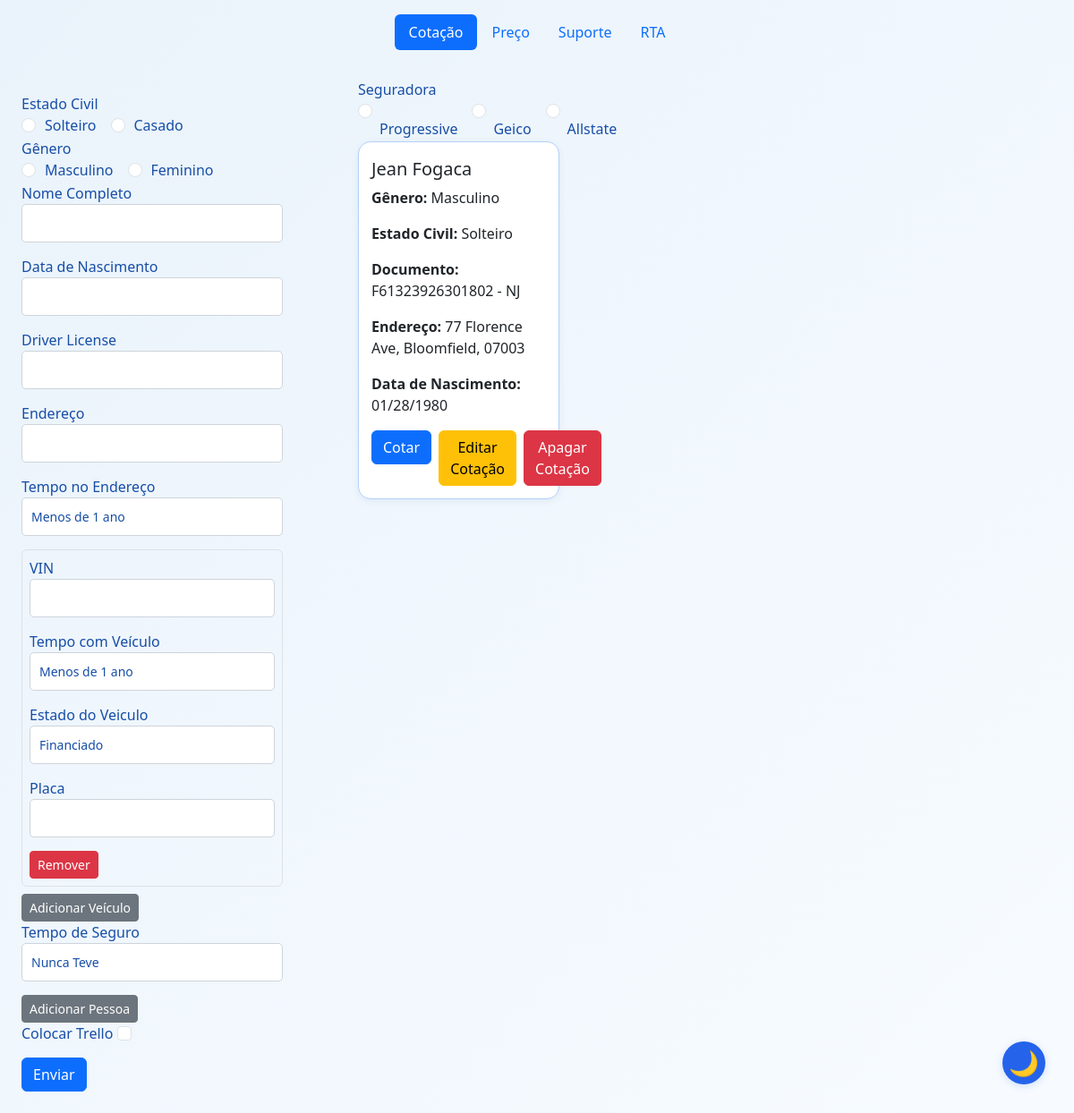
Before: / with the older database file.
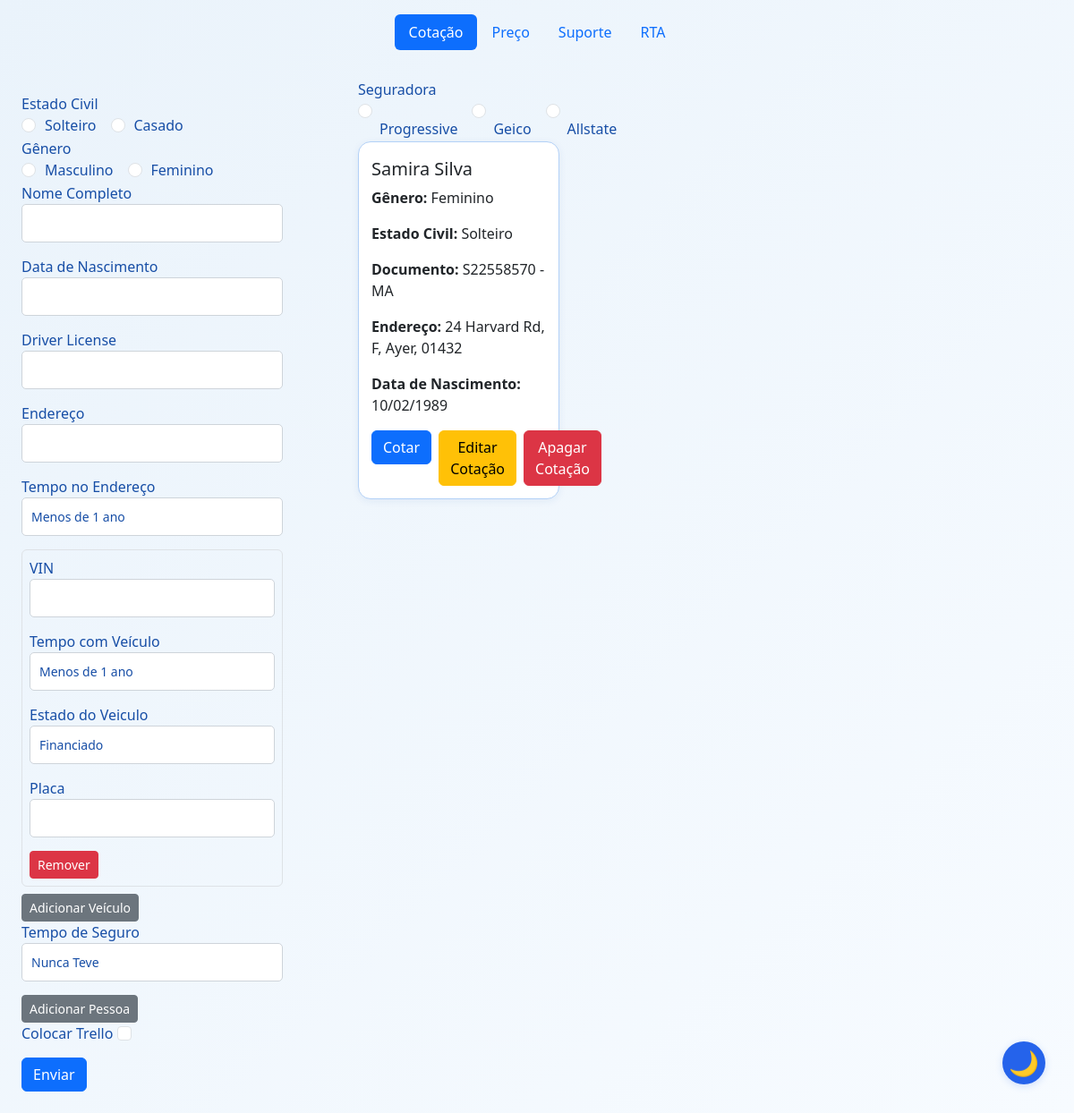
After: the same page with the newer database file.
### app/models/cotacao_db.py (models this page shows)
class Cotacao(db.Model):
    __tablename__ = 'cotacao'
    id = db.Column(db.Integer, primary_key=True)
    genero = db.Column(db.String(50), nullable=False)
    nome = db.Column(db.String(100), nullable=False)
    documento = db.Column(db.String(50), nullable=False)
    endereco = db.Column(db.String(200), nullable=False)
    tempo_de_seguro = db.Column(db.String(50), nullable=False)
    data_nascimento = db.Column(db.String(50), nullable=False)
    tempo_no_endereco = db.Column(db.String(50), nullable=False)
    trello_card_id = db.Column(db.String(100))
    estado_civil = db.Column(db.String(20), nullable=False, default='Solteiro')
    nome_conjuge = db.Column(db.String(100))
    data_nascimento_conjuge = db.Column(db.String(50))
    documento_conjuge = db.Column(db.String(50))
    vehicles_json = db.Column(db.Text, nullable=False)
    pessoas_json = db.Column(db.Text, nullable=False, default='[]')

### app/routes/cotacao_routes.py (the view, shortened to what this page needs)
@cotacao_bp.route('/', methods=['GET', 'POST'])
def cotacao():
    cotacao_form = CotacaoForm()
    seguradora_form = SeguradoraForm()
    if cotacao_form.is_submitted():
        veiculos_count = 0
        while f"veiculos-{veiculos_count}-vin" in (cotacao_form.data or {}):
            veiculos_count += 1
        while len(cotacao_form.veiculos.entries) < veiculos_count:
            cotacao_form.veiculos.append_entry()
    if cotacao_form.errors:
        print("Erro na validação do formulário:", cotacao_form.errors)
    cotacoes = Cotacao.query.all()
    return render_template('cotacao.html', form=cotacao_form, cotacoes=cotacoes, form_seguradora=seguradora_form)

### app/forms/veiculo_form.py
class VeiculoForm(FlaskForm):
    class Meta:
        csrf = False
    vin = StringField('VIN', validators=[DataRequired()])
    tempo_com_veiculo = SelectField('Tempo com Veículo', choices=[('Menos de 1 ano', 'Menos de 1 ano'), ('1-3 Anos', 'Entre 1 e 3 anos'), ('Mais de 5 Anos', '5 Anos ou mais')], validators=[DataRequired()])
    financiado = SelectField('Estado do Veiculo', choices=[('Financiado', 'Financiado'), ('Quitado', 'Quitado')], validators=[DataRequired()])
    placa = StringField('Placa')

### app/templates/cotacao.html (shortened to what this page needs)
{% extends "base.html" %}
{% block content %}
<div class="content-container">
    <div class="form-section">
        <form class="small-form" method="post">
            <div class="form-group">
                <label for="estado_civil">{{ form.estado_civil.label }}</label>
                <div class="d-flex">
                    {% for subfield in form.estado_civil %}
                    <div class="form-check form-check-inline">
                        {{ subfield(class="form-check-input") }}
                        <label class="form-check-label" for="{{ subfield.id }}">{{ subfield.label.text }}</label>
                    </div>
                    {% endfor %}
                </div>
            </div>
            <div class="form-group">
                <label for="genero">{{ form.genero.label }}</label>
                <div class="d-flex">
                    {% for subfield in form.genero %}
                    <div class="form-check form-check-inline">
                        {{ subfield(class="form-check-input") }}
                        <label class="form-check-label" for="{{ subfield.id }}">{{ subfield.label.text }}</label>
                    </div>
                    {% endfor %}
                </div>
            </div>
            <div class="form-group">
                <label for="nome">{{ form.nome.label }}</label>
                {{ form.nome(class="form-control") }}
            </div>
            <div class="form-group">
                <label for="data_nascimento">{{ form.data_nascimento.label }}</label>
                {{ form.data_nascimento(class="form-control") }}
            </div>
            <div class="form-group">
                <label for="documento">{{ form.documento.label }}</label>
                {{ form.documento(class="form-control") }}
            </div>
            <div class="form-group">
                <label for="endereco">{{ form.endereco.label }}</label>
                {{ form.endereco(class="form-control") }}
            </div>
            <div class="form-group">
                <label for="tempo_no_endereco">{{ form.tempo_no_endereco.label }}</label>
                {{ form.tempo_no_endereco(class="form-control") }}
            </div>
            <div id="veiculos-list">
                {% for veiculo_form in form.veiculos %}
                <div class="veiculo-item border rounded p-2 mb-2">
                    <div class="form-group">
                        <label>{{ veiculo_form.vin.label }}</label>
                        {{ veiculo_form.vin(class="form-control") }}
                    </div>
                    <div class="form-group">
                        <label>{{ veiculo_form.tempo_com_veiculo.label }}</label>
                        {{ veiculo_form.tempo_com_veiculo(class="form-control") }}
                    </div>
                    <div class="form-group">
                        <label>{{ veiculo_form.financiado.label }}</label>
                        {{ veiculo_form.financiado(class="form-control") }}
                    </div>
                    <div class="form-group">
                        <label>{{ veiculo_form.placa.label }}</label>
                        {{ veiculo_form.placa(class="form-control") }}
                    </div>
                    <button type="button" class="btn btn-danger btn-sm remove-veiculo">Remover</button>
                </div>
                {% endfor %}
            </div>
            <button type="button" class="btn btn-secondary btn-sm" id="add-veiculo">Adicionar Veículo</button>
            <div class="form-group">
                <label for="tempo_de_seguro">{{ form.tempo_de_seguro.label }}</label>
                {{ form.tempo_de_seguro(class="form-control") }}
            </div>
            <button type="button" class="btn btn-secondary btn-sm" id="add-pessoa">Adicionar Pessoa</button>
            <div class="form-group">
                <label for="colocar_trello">{{ form.colocar_trello.label }}</label>
                {{ form.colocar_trello(class="form-check-input small-button", id="colocar-trello") }}
            </div>
            <div class="button-group">
                {{ form.submit(class="btn btn-primary") }}
            </div>
        </form>
    </div>
    <div class="content-section">
        <div class="row py-3">
            {% for cotacao in cotacoes %}
            <div class="col-md-3 mb-4">
                <div class="card-container px-3">
                    <div class="seguradora-radios">
                        <div class="form-group">
                            <label for="genero">{{ form_seguradora.seguradora.label }}</label>
                            <div class="d-flex">
                                {% for subfield in form_seguradora.seguradora %}
                                <div class="form-check form-check-inline">
                                    {{ subfield(class="form-check-input") }}
                                    <label class="form-check-label" for="{{ subfield.id }}">{{ subfield.label.text }}</label>
                                </div>
                                {% endfor %}
                            </div>
                        </div>
                        <div class="card h-100">
                            <div class="card-body">
                                <h5 class="card-title">{{ cotacao.nome }}</h5>
                                <p><strong>Gênero:</strong> {{ cotacao.genero }}</p>
                                <p><strong>Estado Civil:</strong> {{ cotacao.estado_civil }}</p>
                                <p><strong>Documento:</strong> {{ cotacao.documento }}</p>
                                <p><strong>Endereço:</strong> {{ cotacao.endereco }}</p>
                                <p><strong>Data de Nascimento:</strong> {{ cotacao.data_nascimento }}</p>
                                <div class="d-flex gap-2">
                                    <form id="cotar-form-{{ cotacao.id }}"
                                        action="{{ url_for('cotar.cotar', cotacao_id=cotacao.id) }}" method="POST">
                                        <button type="button" class="btn btn-primary"
                                            onclick="submitCotarForm({{ cotacao.id }})">Cotar</button>
                                    </form>
                                    <a href="{{ url_for('editar.editarCotacao', cotacao_id=cotacao.id) }}" class="btn btn-warning">
                                        Editar Cotação
                                    </a>
                                    <form action="{{ url_for('apagar.apagarCotacao', cotacao_id=cotacao.id) }}"
                                        method="POST">
                                        <button type="submit" class="btn btn-danger">Apagar Cotação</button>
                                    </form>
                                </div>
                            </div>
                        </div>
                    </div>
                </div>
            </div>
            {% endfor %}
        </div>
    </div>
</div>
{% endblock %}

### app/templates/base.html (shortened to what this page needs)
<!DOCTYPE html>
<html lang="en">
<head>
    <link href="https://cdn.jsdelivr.net/npm/bootstrap@5.3.5/dist/css/bootstrap.min.css" rel="stylesheet">
    <link rel="stylesheet" href="/static/style.css">
</head>
<body class="light-mode">
    <header class="d-flex justify-content-center py-3">
        <ul class="nav nav-pills">
          <li class="nav-item"><a href="/" class="nav-link active" aria-current="page">Cotação</a></li>
          <li class="nav-item"><a href="{{url_for('colocarPreco.colocarPreco')}}" class="nav-link">Preço</a></li>
          <li class="nav-item"><a href="#" class="nav-link">Suporte</a></li>
          <li class="nav-item"><a href="{{url_for('rta.rta')}}" class="nav-link">RTA</a></li>
        </ul>
      </header>
      {% block content %}{% endblock %}
<button id="theme-toggle" class="theme-toggle-btn" aria-label="Alternar tema">
    <span id="theme-icon">🌙</span>
</button>
</body>
</html>

### app/static/style.css (style rules this page uses)
body, html { height: 100%; margin: 0; padding: 0; font-family: 'Segoe UI', 'Roboto', Arial, sans-serif; transition: background 0.5s, color 0.5s; }
body.light-mode { background: linear-gradient(135deg, #eaf3fb 0%, #f7fbff 100%); color: #174ea6; }
.form-control { width: 100%; padding: 10px; font-size: 14px; border: 1px solid #ced4da; border-radius: 5px; margin-bottom: 15px; background: #fff; color: #174ea6; transition: background 0.5s, color 0.5s, border-color 0.5s; }
.theme-toggle-btn { position: fixed; bottom: 32px; right: 32px; z-index: 9999; width: 48px; height: 48px; border-radius: 50%; border: none; background: #2563eb; color: #fff; box-shadow: 0 2px 8px rgba(37,99,235,0.18); display: flex; align-items: center; justify-content: center; font-size: 1.7rem; cursor: pointer; transition: background 0.3s; }
#theme-icon { pointer-events: none; transition: color 0.3s; }
.d-flex .form-check-input { margin-right: 10px; }
.button-group { display: flex; gap: 10px; margin-top: 15px; }
.content-container { display: flex; flex-wrap: wrap; gap: 0; min-height: 70vh; }
.form-section { width: 340px; min-width: 300px; max-width: 400px; padding: 32px 24px 24px 24px; background: transparent; border-radius: 12px; box-shadow: none; margin-right: 32px; }
.content-section { flex: 1; padding: 0 12px; }
.card-container { position: relative; padding: 0; margin-bottom: 24px; transition: z-index 0.2s; overflow: visible; }
.card { border-radius: 14px; box-shadow: 0 2px 8px rgba(23, 78, 166, 0.08); border: 1.5px solid #b3d1f7; background: #fff; transition: box-shadow 0.2s, border-color 0.2s; position: relative; z-index: 1; }
.card-body { padding: 18px 14px 14px 14px; }
.card-container .seguradora-radios { transition: transform 0.2s cubic-bezier(.4,2,.6,1), box-shadow 0.2s; margin-bottom: 18px; transform-origin: top center; position: relative; z-index: 2; }
.card-container .seguradora-radios input, .card-container .seguradora-radios label { pointer-events: auto; position: relative; z-index: 3; }
.content-section .row { display: flex; flex-wrap: wrap; margin-left: -8px; margin-right: -8px; }
.content-section .col-md-3 { flex: 0 0 25%; max-width: 25%; padding-left: 8px; padding-right: 8px; }
@media (max-width: 1200px) { .content-section .col-md-3 { flex: 0 0 33.3333%; max-width: 33.3333%; } }

Changed rows visible on the page:
changed Cotacao "Solteiro": nome "Jean Fogaca" → "Samira Silva"; genero "Masculino" → "Feminino"; documento "F61323926301802 - NJ" → "S22558570 - MA"; endereco "77 Florence Ave, Bloomfield, 07003" → "24 Harvard Rd, F, Ayer, 01432"; data_nascimento "01/28/1980" → "10/02/1989"
